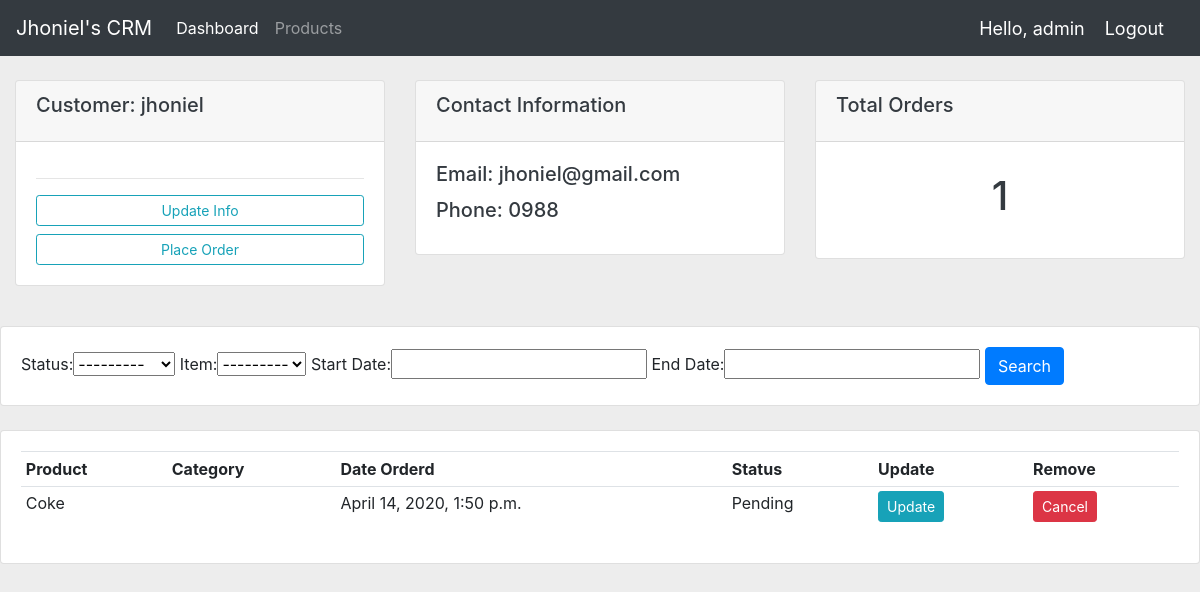
/customer/1/ (signed in), run on an earlier commit of the app's database.
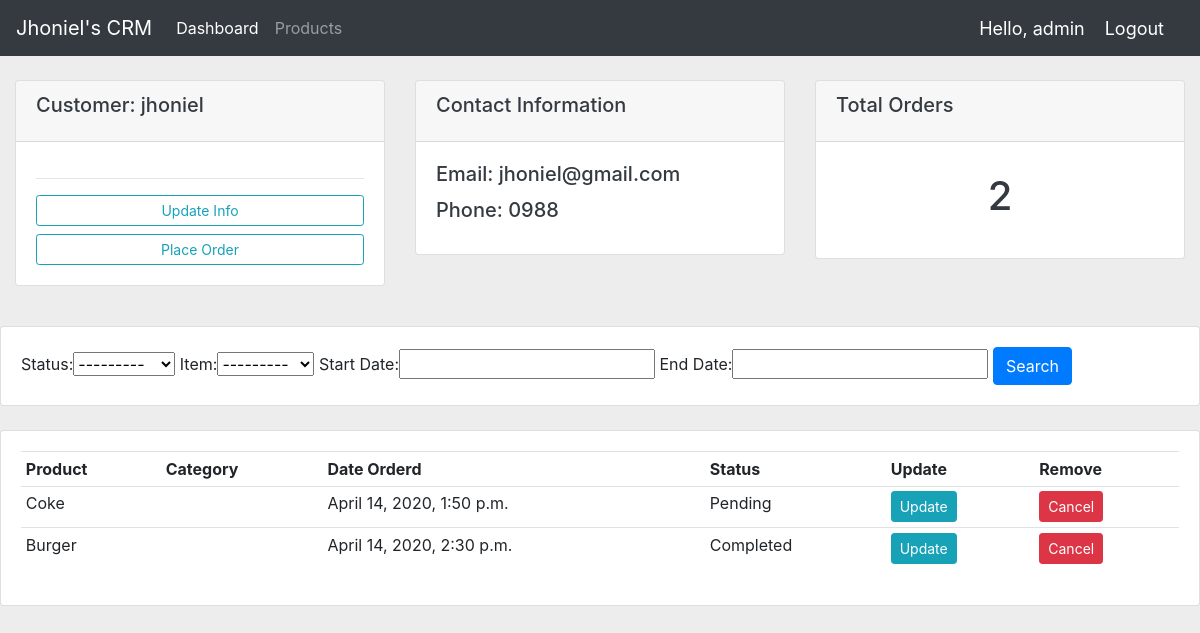
And on a later commit of the database.
### accounts/models.py (models this page shows, shortened)
class Customer(models.Model):
    user = models.OneToOneField(User,
                                null=True,
                                on_delete=models.CASCADE)
    name = models.CharField(max_length=200)
    email = models.CharField(max_length=200)
    phone = models.CharField(max_length=20)
    @property
    def orders(self):
        order_count = self.order_set.all().count()
        return str(order_count)

class Order(models.Model):
    STATUS_CHOICES = (
        ('Pending', 'pending'),
        ('Ongoing', 'ongoing'),
        ('Completed', 'completed'),
    )
    status = models.CharField(max_length=20,
                              choices=STATUS_CHOICES,
                              default='Pending')
    item = models.ForeignKey(Product,
                             on_delete=models.CASCADE,
                             related_name='items')
    customer = models.ForeignKey(Customer,
                                 on_delete=models.CASCADE)
    created = models.DateTimeField(auto_now_add=True)
    updated = models.DateTimeField(auto_now=True)

class Product(models.Model):
    name = models.CharField(max_length=200)
    price = models.FloatField()
    created = models.DateTimeField(auto_now_add=True)
    def __str__(self):
        return self.name

### accounts/decorators.py (the view)
    def wrapper(request, *args, **kwargs):
        if request.user.is_staff:
            return my_func(request, *args, **kwargs)
        return redirect('profile')

### accounts/views.py (called while the page is built)
@admin_required
@login_required(login_url='login')
def customer_info(request, pk):
    customer = Customer.objects.get(id=pk)
    orders = customer.order_set.all()
    my_filter = OrderFilter(request.GET, queryset=orders)
    orders = my_filter.qs
    context = {
        'customer': customer,
        'orders': orders,
        'my_filter': my_filter,
    }
    return render(request, 'accounts/customer_info.html', context)

### accounts/templates/accounts/customer_info.html (shortened to what this page needs)
{% extends "base.html" %}
{% block content %}
<div class="container-fluid">
    <br>
    <div class="row">
        <div class="col col-md">
            <div class="card text-dark mb-3" id="total-orders">
                <div class="card-header">
                    <h5 class="card-title">Customer: {{ customer.name }}</h5>
                </div>
                <div class="card-body text-primary">
                    <hr>
                    <a href="" class="btn btn-outline-info  btn-sm btn-block">Update Info</a>
                    <a href="" class="btn btn-outline-info  btn-sm btn-block">Place Order</a>
                </div>
            </div>
        </div>
        <div class="col col-md">
            <div class="card text-dark mb-3" id="total-orders">
                <div class="card-header">
                    <h5 class="card-title">Contact Information</h5>
                </div>
                <div class="card-body">
                    <h5 class="card-title">Email: {{ customer.email }}</h5>
                    <h5 class="card-title">Phone: {{ customer.phone }}</h5>
                </div>
            </div>
        </div>
        <div class="col col-md">
            <div class="card text-dark mb-3">
                <div class="card-header">
                    <h5 class="card-title">Total Orders</h5>
                </div>
                <div class="card-body">
                    <h1 style="text-align:center; padding:10px">{{ customer.orders }}</h1>
                </div>
            </div>
        </div>
    </div>
</div>
<br>
<div class="row">
    <div class="col-md">
        <div class="card card-body">
            <form action="" method+"GET">
            {{ my_filter.form }}
            <button class="btn btn-primary" type="submit">
                Search
            </button>
            </form>
        </div>
    </div>
</div>
<br>
<div class="row">
	<div class="col-md">
		<div class="card card-body">
			<table class="table table-sm">
				<tr>
					<th>Product</th>
					<th>Category</th>
					<th>Date Orderd</th>
					<th>Status</th>
					<th>Update</th>
					<th>Remove</th>
				</tr>
				{% for order in orders %}
					<tr>
						<td>{{order.item}}</td>
						<td>{{order.category}}</td>
						<td>{{order.created}}</td>
						<td>{{order.status}}</td>
						<td><a class="btn btn-sm btn-info" href="{% url 'update_order' order.id %}?next={{ request.path|urlencode }}">Update</a></td>
						<td><a class="btn btn-sm btn-danger" href="{% url 'update_order' order.id %}">Cancel</a></td>
					</tr>
				{% endfor %}
			</table>
		</div>
	</div>
</div>{% endblock %}

What changed in the data, as far as the page shows it:
computed for Customer "jhoniel": orders "1" → "2"
added Order: item "Burger", created "April 14, 2020, 2:30 p.m.", status "Completed"
